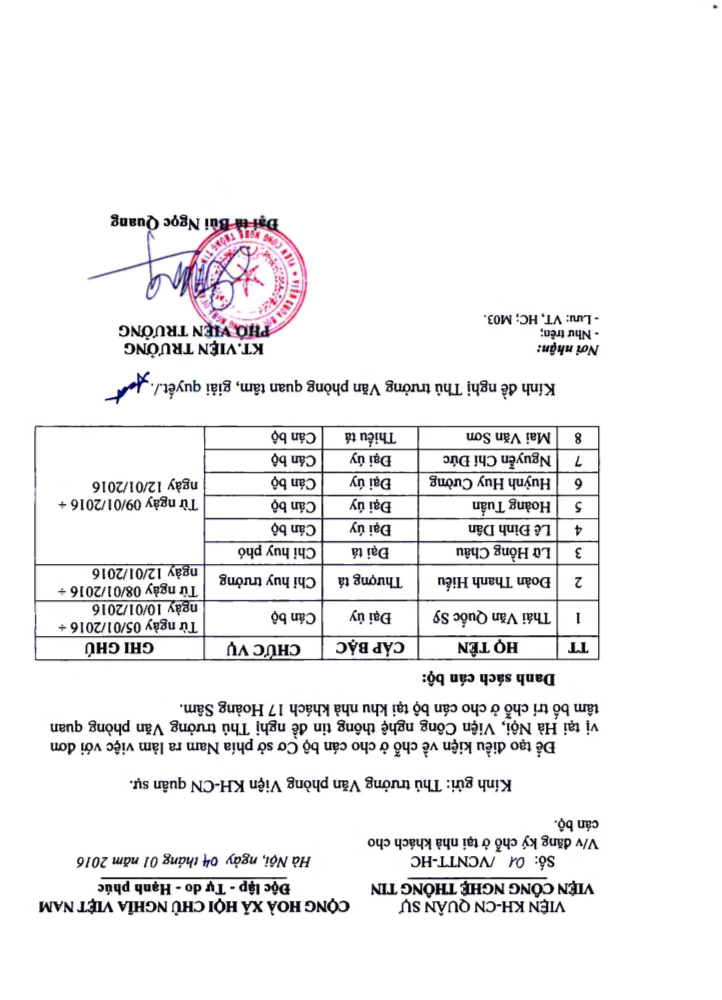
#> input picture main.jpg, 1444 x 2000 px (shown at 1/2 size)
$ python -i skew.py   (imports and definitions only)
#> lines starting #> are read from the running program, lines starting #| are printed output that depends on the picture; after the words box and inside, x2 and y2 are one past the last pixel; in counts of white or black regions, pixels touching at a corner belong together
#> further down, picture is the input picture: shape (2000, 1444, 3); mean B, G, R 240.1, 239.2, 239.9
import numpy as np
import cv2
import argparse
import sys
import matplotlib.pyplot as plt
import numpy as np
from PIL import Image as im
from scipy.ndimage import interpolation as inter
import re
import pytesseract

# [4 lines left out: function printImage, not called in this run]

def skewImage1(image):
	# image = image[:,250:w-100]
	gray = cv2.cvtColor(image, cv2.COLOR_BGR2GRAY)
	# gray = cv2.bitwise_not(image)
	# threshold the image, setting all foreground pixels to
	# 255 and all background pixels to 0
	gray = cv2.bitwise_not(gray)
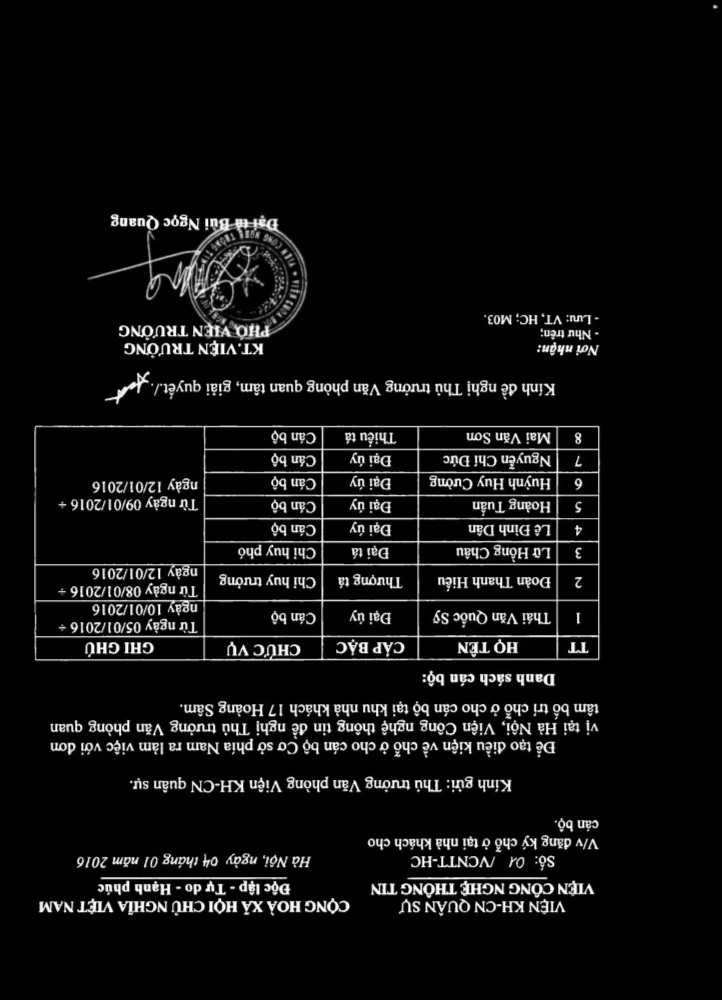
#> gray: shape (2000, 1444) (shown at 1/2 size); min 0, max 255, mean 15.5
	thresh = cv2.threshold(gray, 0, 255,
	cv2.THRESH_BINARY | cv2.THRESH_OTSU)[1]
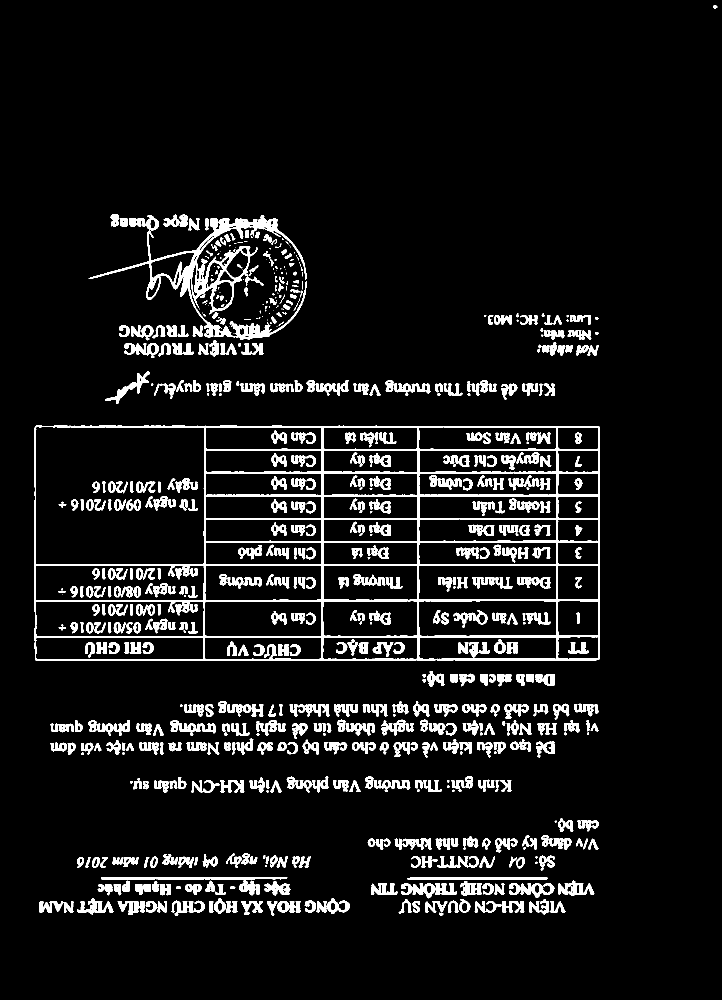
#> thresh: shape (2000, 1444) (shown at 1/2 size); 7.5% white; 811 white regions (119 under 20 px), largest, box (x1, y1, x2, y2) and area: (68, 850, 1200, 1322) 42010, (177, 431, 614, 680) 14251, (202, 1754, 575, 1759) 1791
	# kernel = np.ones((5,5), np.uint8)
	# thresh = cv2.dilate(thresh, kernel, iterations=5)
	# printImage(thresh)
	# are greater than zero, then use these coordinates to
	# compute a rotated bounding box that contains all
	# coordinates
	coords = np.column_stack(np.where(thresh > 0))
#> coords = 218030 pairs, first value 10 to 1831, second value 68 to 1434
	angle = cv2.minAreaRect(coords)[-1]
#> angle = -7.9
	# the `cv2.minAreaRect` function returns values in the
	# range [-90, 0); as the rectangle rotates clockwise the
	# returned angle trends to 0 -- in this special case we
	# need to add 90 degrees to the angle
	if angle < -45:
		angle = -(90 + angle)

	# otherwise, just take the inverse of the angle to make
	# it positive
	else:
		angle = -angle
#> angle = 7.9

	# rotate the image to deskew it
	(h, w) = image.shape[:2]
#> h = 2000; w = 1444
	center = (w // 2, h // 2)
#> center = (722, 1000)
	M = cv2.getRotationMatrix2D(center, angle, 1.0)
#> M = [[0.991, 0.137, -130.6], [-0.137, 0.991, 108.7]]
	rotated = cv2.warpAffine(image, M, (w, h),
		flags=cv2.INTER_CUBIC, borderMode=cv2.BORDER_REPLICATE)
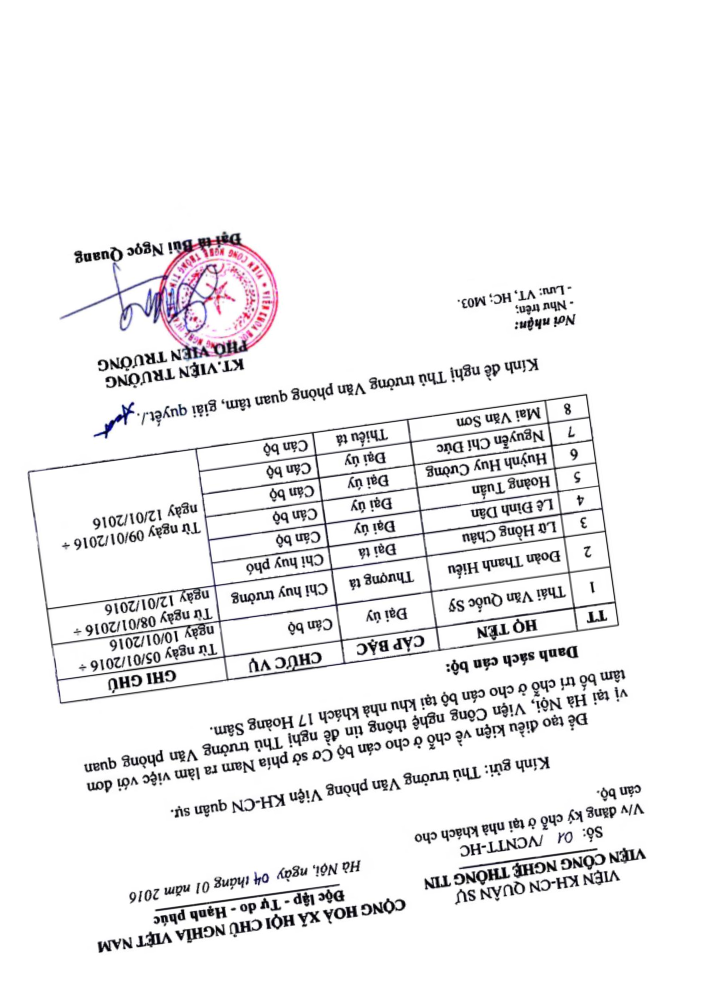
#> rotated: shape (2000, 1444, 3) (shown at 1/2 size); mean B, G, R 240.1, 239.2, 239.9
	cv2.imwrite("skew_corrected.png",rotated)
	return rotated

# [47 lines left out: functions getInput, skewImage2, skewImage3, not called in this run]
import imutils
# [34 lines left out: functions rotationImage, cropImage, skewImage, not called in this run]

>>> import cv2
>>> picture = cv2.imread('main.jpg')
>>> result = skewImage1(picture)

$ run again, on skew_right.jpg
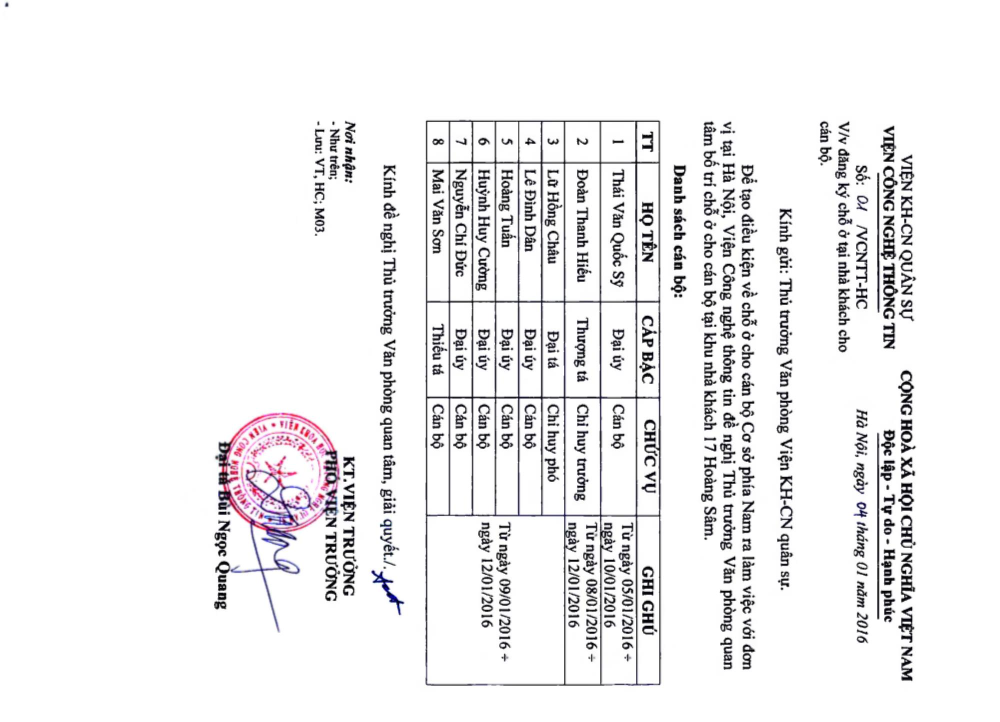
#> input picture skew_right.jpg, 2000 x 1444 px (shown at 1/2 size)
#> picture is the input picture: shape (1444, 2000, 3); mean B, G, R 240.1, 239.2, 239.9
#> in skewImage1, `thresh = cv2.threshold(gray, 0, 255, cv2.THRESH_BINARY | cv2.THRESH_OT..`:
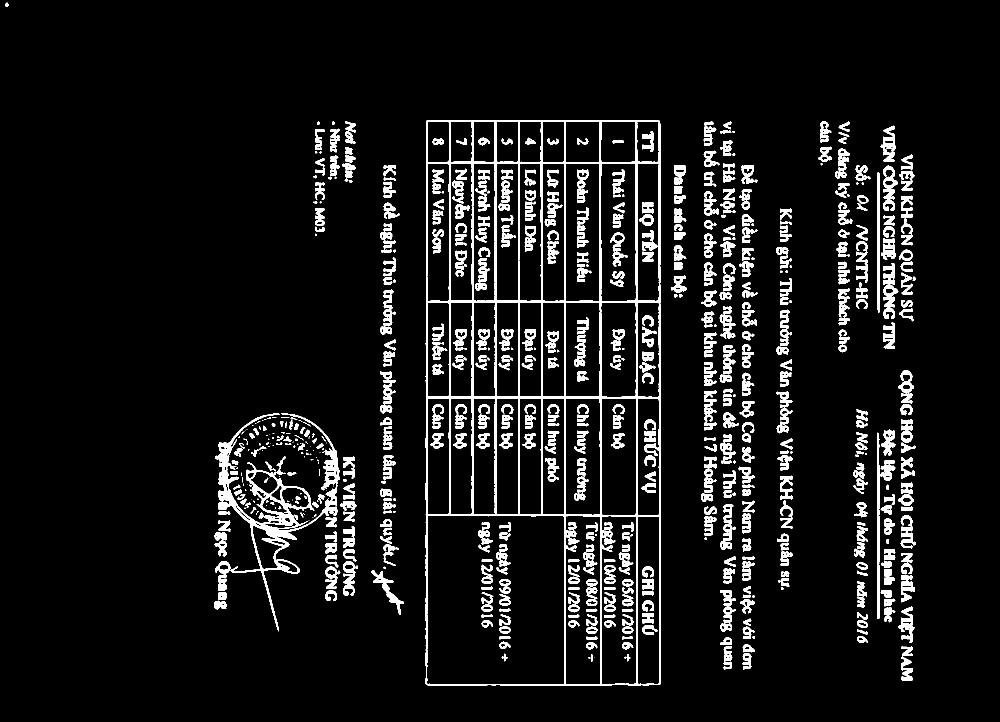
#> thresh: shape (1444, 2000) (shown at 1/2 size); 7.5% white; 811 white regions (119 under 20 px), largest, box (x1, y1, x2, y2) and area: (850, 240, 1322, 1372) 42009, (431, 826, 680, 1263) 14253, (1754, 865, 1759, 1238) 1791
#> coords = 218022 pairs, first value 5 to 1371, second value 10 to 1831
#> in skewImage1, `angle = cv2.minAreaRect(coords)[-1]`: angle = -7.9
#> in skewImage1, `angle = -angle`: angle = 7.9
#> M = [[0.991, 0.137, -89.74], [-0.137, 0.991, 144.3]]
#> in skewImage1, `rotated = cv2.warpAffine(image, M, (w, h), flags=cv2.INTER_CUBIC, bord..`:
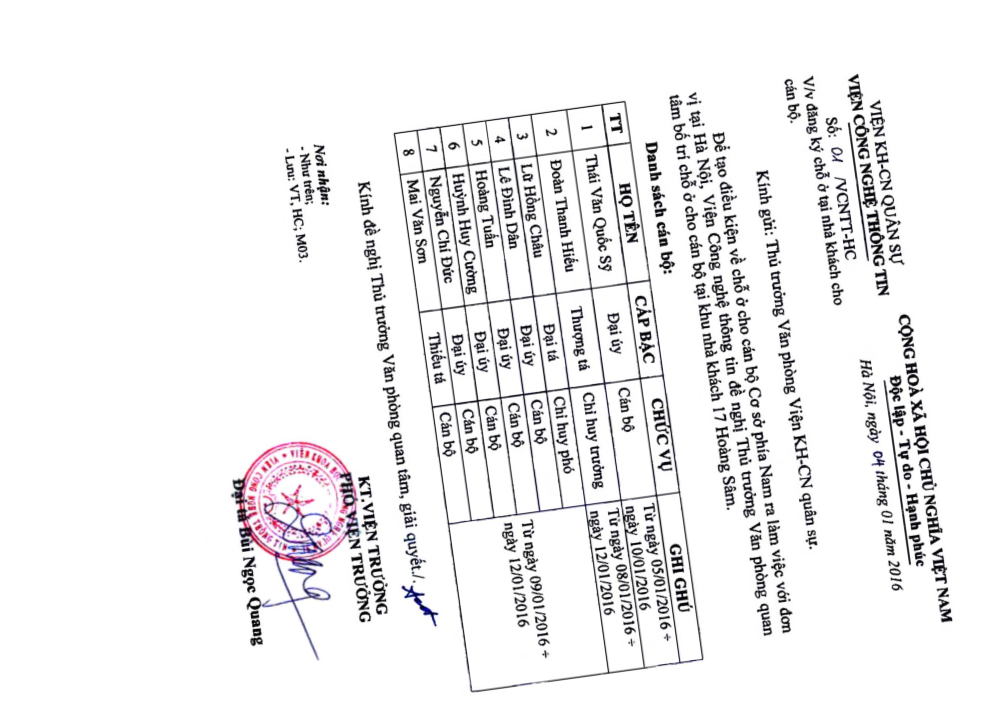
#> rotated: shape (1444, 2000, 3) (shown at 1/2 size); mean B, G, R 240.1, 239.2, 239.9
